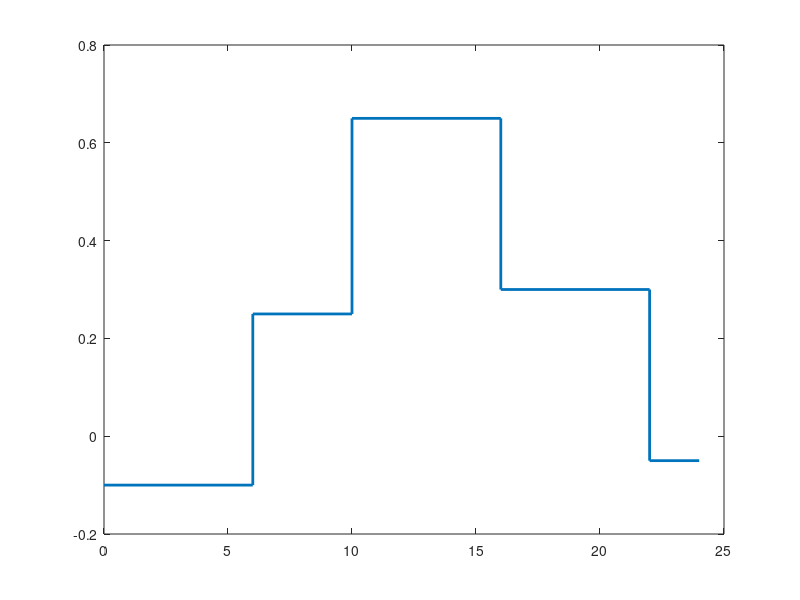

Write MATLAB code to recreate this figure. (Note: this script raises an error after producing the figure.)
%% 典型日内机组组合变化下节点SCR裕度与SCC裕度
clear;
clc;
close all;

%% 1. 数据设置（与原脚本一致）
% 各运行方式的切换时刻
t = [0, 6, 10, 16, 22, 24];

% 阶梯曲线数据
% 最后一个数据用于维持22:00—24:00时段的数值
SCR = [2.40, 2.75, 3.15, 2.80, 2.45, 2.45];
SCC = [9.6, 10.8, 12.6, 11.4, 9.8, 9.8];

% 在线同步机数量
unit_num = [2, 3, 4, 3, 2];

% 约束阈值
SCR_min = 2.5;
SCC_max = 12;

%% 2. 裕度定义
% SCR裕度：大于0表示满足下限，小于0表示SCR不足
SCR_margin = SCR - SCR_min;

% SCC裕度：大于0表示未超标，小于0表示SCC超标
SCC_margin = SCC_max - SCC;

%% 3. 配色设置（与原图保持一致）
blue_color   = [0.00, 0.45, 0.74];   % SCR蓝色
orange_color = [0.85, 0.33, 0.10];   % SCC橙色

gray_color   = [0.35, 0.35, 0.35];
light_gray   = [0.75, 0.75, 0.75];

blue_bg      = [0.40, 0.52, 0.78];
orange_bg    = [0.95, 0.62, 0.26];

%% 4. 图幅尺寸设置
% 原图约为15.5 cm × 8.5 cm，这里取一半
fig_w = 7.75;
fig_h = 4.25;

%% =========================
%% 5. 绘制 SCR 裕度图
%% =========================
fig1 = figure( ...
    'Color', 'w', ...
    'Units', 'centimeters', ...
    'Position', [4, 5, fig_w, fig_h]);

ax1 = axes(fig1);
hold(ax1, 'on');
box(ax1, 'on');

% SCR裕度阶梯曲线
h1 = stairs(t, SCR_margin, ...
    'Color', blue_color, ...
    'LineWidth', 2.0);

% 零裕度线
yline(0, '--', ...
    'SCR margin=0', ...
    'Color', blue_color, ...
    'LineWidth', 1.1, ...
    'LabelHorizontalAlignment', 'center', ...
    'LabelVerticalAlignment', 'bottom', ...
    'FontName', 'Times New Roman', ...
    'FontSize', 7);

% 横坐标
xlim([0, 24]);
xticks([0, 6, 10, 16, 22, 24]);
xlabel('Times/h', ...
    'FontName', 'Times New Roman', ...
    'FontSize', 8, ...
    'FontWeight', 'bold');

% 纵坐标
ylim([-0.20, 0.80]);
yticks(-0.2:0.2:0.8);
ylabel('SCR Margin', ...
    'FontName', 'Times New Roman', ...
    'FontSize', 8, ...
    'FontWeight', 'bold');
ax1.YColor = blue_color;

% 机组切换分界线
switch_time = [6, 10, 16, 22];
for k = 1:length(switch_time)
    xline(switch_time(k), ':', ...
        'Color', light_gray, ...
        'LineWidth', 0.9, ...
        'HandleVisibility', 'off');
end

% 顶部机组数量标注
time_mid = (t(1:end-1) + t(2:end)) / 2;
text_y1 = 0.73;
for k = 1:length(unit_num)
    text(time_mid(k), text_y1, ...
        sprintf('%d台机组', unit_num(k)), ...
        'HorizontalAlignment', 'center', ...
        'VerticalAlignment', 'middle', ...
        'FontName', 'Microsoft YaHei', ...
        'FontSize', 6.5, ...
        'FontWeight', 'bold', ...
        'Color', gray_color);
end

% 坐标轴与网格格式
ax1.FontName = 'Times New Roman';
ax1.FontSize = 7.5;
ax1.LineWidth = 1.0;
ax1.TickDir = 'out';
ax1.XColor = [0.15, 0.15, 0.15];

grid(ax1, 'on');
ax1.GridLineStyle = ':';
ax1.GridAlpha = 0.18;

% 控制边距
ax1.Position = [0.12, 0.20, 0.80, 0.68];

% 如需保存图片，可取消下注释
% exportgraphics(fig1, 'SCR_margin.png', 'Resolution', 600);

%% =========================
%% 6. 绘制 SCC 裕度图
%% =========================
fig2 = figure( ...
    'Color', 'w', ...
    'Units', 'centimeters', ...
    'Position', [13, 5, fig_w, fig_h]);

ax2 = axes(fig2);
hold(ax2, 'on');
box(ax2, 'on');

% SCC裕度阶梯曲线
h2 = stairs(t, SCC_margin, ...
    'Color', orange_color, ...
    'LineWidth', 2.0);

% 零裕度线
yline(0, '--', ...
    'SCC margin=0', ...
    'Color', orange_color, ...
    'LineWidth', 1.1, ...
    'LabelHorizontalAlignment', 'right', ...
    'LabelVerticalAlignment', 'bottom', ...
    'FontName', 'Times New Roman', ...
    'FontSize', 7);

% 横坐标
xlim([0, 24]);
xticks([0, 6, 10, 16, 22, 24]);
xlabel('Times/h', ...
    'FontName', 'Times New Roman', ...
    'FontSize', 8, ...
    'FontWeight', 'bold');

% 纵坐标
ylim([-1.0, 3.0]);
yticks(-1:1:3);
ylabel('SCC Margin/kA', ...
    'FontName', 'Times New Roman', ...
    'FontSize', 8, ...
    'FontWeight', 'bold');
ax2.YColor = orange_color;

% 机组切换分界线
for k = 1:length(switch_time)
    xline(switch_time(k), ':', ...
        'Color', light_gray, ...
        'LineWidth', 0.9, ...
        'HandleVisibility', 'off');
end

% 顶部机组数量标注
text_y2 = 2.75;
for k = 1:length(unit_num)
    text(time_mid(k), text_y2, ...
        sprintf('%d台机组', unit_num(k)), ...
        'HorizontalAlignment', 'center', ...
        'VerticalAlignment', 'middle', ...
        'FontName', 'Microsoft YaHei', ...
        'FontSize', 6.5, ...
        'FontWeight', 'bold', ...
        'Color', gray_color);
end

% 坐标轴与网格格式
ax2.FontName = 'Times New Roman';
ax2.FontSize = 7.5;
ax2.LineWidth = 1.0;
ax2.TickDir = 'out';
ax2.XColor = [0.15, 0.15, 0.15];

grid(ax2, 'on');
ax2.GridLineStyle = ':';
ax2.GridAlpha = 0.18;

% 控制边距
ax2.Position = [0.12, 0.20, 0.80, 0.68];

% 如需保存图片，可取消下注释
% exportgraphics(fig2, 'SCC_margin.png', 'Resolution', 600);
